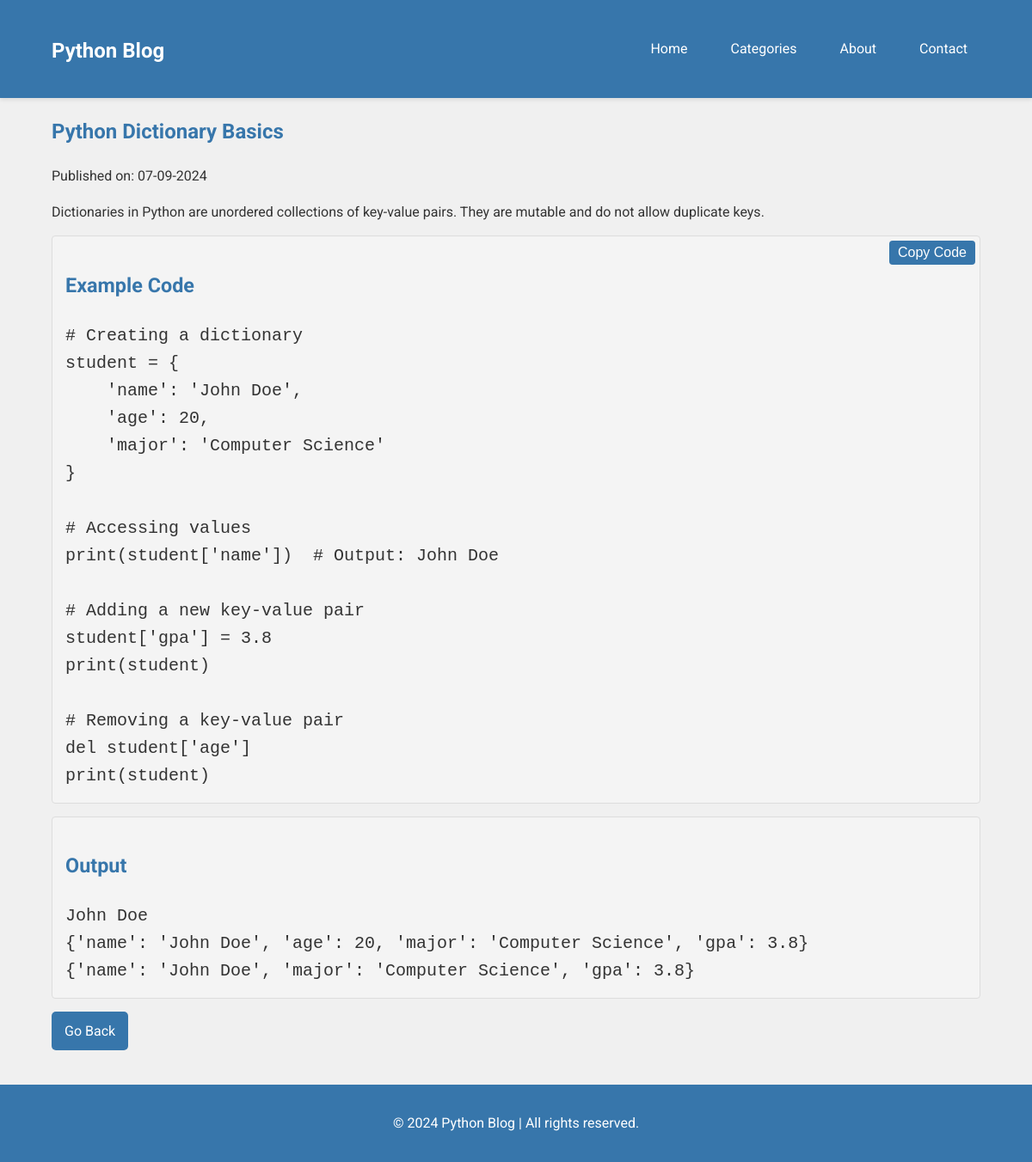
Page /post/7 on the committed database.
### app/models.py (models this page shows, shortened)
class BlogPost(db.Model):
    id = db.Column(db.Integer, primary_key=True)
    title = db.Column(db.String(100), nullable=False)
    content = db.Column(db.Text, nullable=False)
    code = db.Column(db.Text)
    output = db.Column(db.Text)
    date_posted = db.Column(db.DateTime, nullable=False, default=datetime.utcnow)

### app/routes.py (the view)
@app.route('/post/<int:post_id>')
def post(post_id):
    post = BlogPost.query.get_or_404(post_id)
    return render_template('blog_post.html', post=post)

### app/templates/blog_post.html (shortened to what this page needs)
{% extends "base.html" %} {% block content %}
<article class="post">
  <h1>{{ post.title }}</h1>
  <p class="post-date">
    Published on: {{ post.date_posted.strftime('%d-%m-%Y') }}
  </p>
  <div class="post-content">{{ post.content | safe }}</div>
  {% if post.code %}
  <div class="code-block">
    <h3>Example Code</h3>
    <pre><code class="language-python">{{ post.code }}</code></pre>
    <button class="copy-btn" data-clipboard-target=".code-block code">
      Copy Code
    </button>
  </div>
  {% endif %} {% if post.output %}
  <div class="output-block">
    <h3>Output</h3>
    <pre><code>{{ post.output }}</code></pre>
  </div>
  {% endif %}
</article>
<a href="{{ url_for('index') }}" class="btn">Go Back</a>
{% endblock %}

### app/static/css/style.css (style rules this page uses)
:root { --primary-color: #3776ab; --secondary-color: #ffd43b; --background-color: #f0f0f0; --text-color: #333; --nav-hover-color: #1d4166; }
body { font-family: "Roboto", sans-serif; line-height: 1.6; margin: 0; padding: 0; background-color: var(--background-color); color: var(--text-color); }
h1, h2, h3, h4, h5, h6 { color: var(--primary-color); }
.btn { display: inline-block; background: var(--primary-color); color: white; padding: 10px 15px; border: none; border-radius: 5px; text-decoration: none; font-size: 1rem; transition: background-color 0.3s ease, transform 0.3s ease; }
.code-block, .output-block { background-color: #f4f4f4; border: 1px solid #ddd; border-radius: 4px; padding: 15px; margin: 15px 0; position: relative; font-size: 20px; }
.code-block pre, .output-block pre { margin: 0; white-space: pre-wrap; }
.copy-btn { position: absolute; top: 5px; right: 5px; background-color: #3776ab; color: white; border: none; border-radius: 4px; padding: 5px 10px; cursor: pointer; font-size: 0.8em; }

### rows in the picture
BlogPost: title "Python Dictionary Basics", date_posted "07-09-2024", content "Dictionaries in Python are unordered collections of key-value pairs. They are mutable and do not allow duplicate keys.", code "# Creating a dictionary student = { 'name': 'John Doe', 'age': 20, 'major': 'Computer Science' } # Accessing values print(student['name']) # Output: John Doe # Adding a new key-value pair student['gpa'] = 3.8 print(student) # Removing a key-value pair del student['age'] print(student)", output "John Doe {'name': 'John Doe', 'age': 20, 'major': 'Computer Science', 'gpa': 3.8} {'name': 'John Doe', 'major': 'Computer Science', 'gpa': 3.8}"
